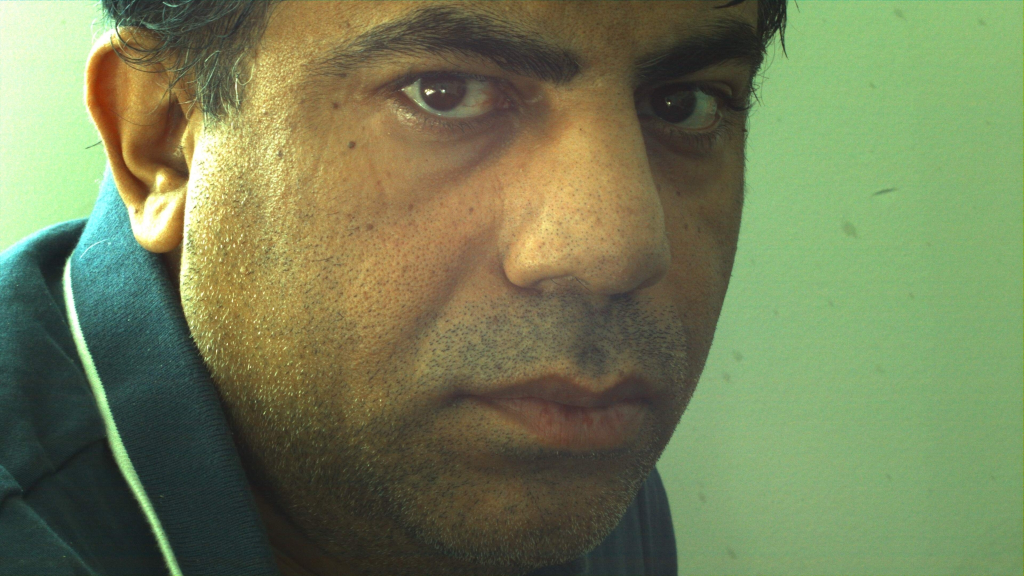
#> input picture KV260/simulation_filters/Filter_Num_3/images/PIC10.JPG, 2048 x 1152 px, given in place of out.png, which was not available (shown at 1/2 size)
$ python compare.py out.png ../images/PIC10.JPG
#> lines starting #> are read from the running program, lines starting #| are printed output that depends on the picture; long printed decimals are rounded
"""Measure complete decoded images at native resolution. Python 3, NumPy and Pillow."""
import argparse
import hashlib
from pathlib import Path

import numpy as np
from PIL import Image


def gaussian_valid(image):
    """11x11 separable Gaussian, sigma 1.5. Return only complete windows."""
    axis = np.arange(-5, 6, dtype=np.float64)
    weights = np.exp(-0.5 * (axis / 1.5) ** 2)
    weights /= weights.sum()
    height, width = image.shape
    horizontal = np.zeros((height, width - 10), dtype=np.float64)
    for offset, weight in enumerate(weights):
        horizontal += weight * image[:, offset:offset + width - 10]
    result = np.zeros((height - 10, width - 10), dtype=np.float64)
    for offset, weight in enumerate(weights):
        result += weight * horizontal[offset:offset + height - 10]
    return result


def ssim_luma(actual, reference):
    # Full-range BT.601 luma; population variance, K1=.01, K2=.03, L=255.
    coefficients = np.array([0.299, 0.587, 0.114])
    a, b = actual @ coefficients, reference @ coefficients
    ma, mb = gaussian_valid(a), gaussian_valid(b)
    va = gaussian_valid(a*a) - ma*ma
    vb = gaussian_valid(b*b) - mb*mb
    cov = gaussian_valid(a*b) - ma*mb
    c1, c2 = (0.01*255)**2, (0.03*255)**2
    local = ((2*ma*mb + c1) / (ma*ma + mb*mb + c1)
             * (2*cov + c2) / (va + vb + c2))
    return float(local.mean())


def measure(output, reference):
    with Image.open(output) as image, Image.open(reference) as target:
        if image.size != target.size:
            raise ValueError(f"Raster dimensions differ: {image.size} versus {target.size}")
        a = np.asarray(image.convert("RGB"))
        b = np.asarray(target.convert("RGB"))
    error = a.astype(np.int16) - b
    mse = float(np.square(error, dtype=np.float64).mean())
    return dict(width=a.shape[1], height=a.shape[0], pixels=a.shape[0]*a.shape[1],
                mae=float(np.abs(error).mean()), mse=mse,
                psnr=float(10*np.log10(255**2/mse)) if mse else float("inf"),
                ssim=ssim_luma(a, b), exact=int(np.all(a == b, axis=2).sum()),
                max_error=int(np.abs(error).max()),
                rgb_sha256=hashlib.sha256(a.tobytes()).hexdigest())


def report(output, reference):
    m = measure(output, reference)
#> in measure, image is the input picture: PIL image 2048x1152 RGB; mean R, G, B 115.7, 125.6, 87.1
#> in measure, `error = a.astype(np.int16) - b`: error: shape (1152, 2048, 3) int16; every value is 0
#> in measure, `mse = float(np.square(error, dtype=np.float64).mean())`: mse = 0
#> in ssim_luma, `a, b = actual @ coefficients, reference @ coefficients`:
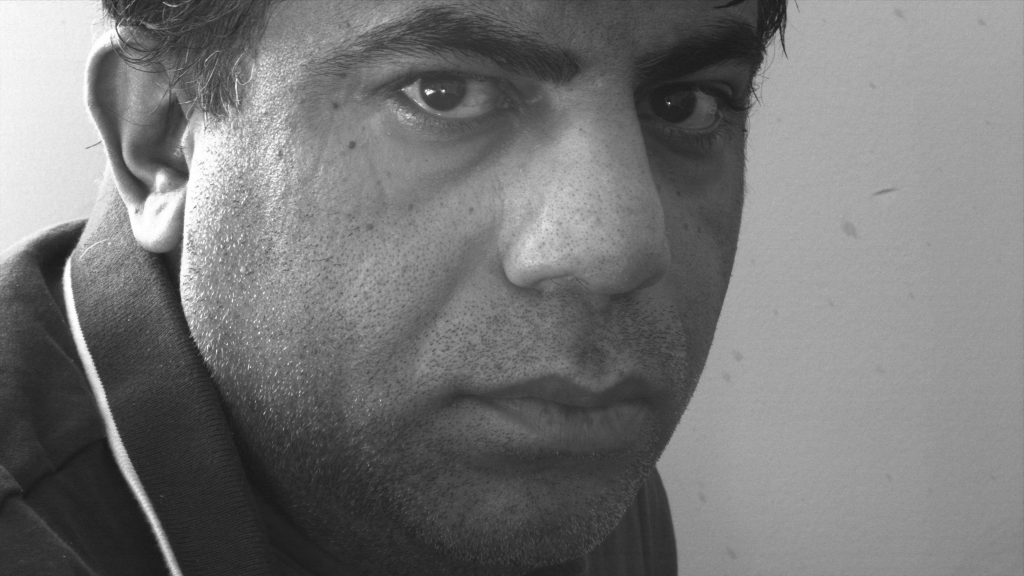
#> a: shape (1152, 2048) float64 (shown at 1/2 size); min 21.84, max 255, mean 118.2
#> the loop in gaussian_valid, `for offset, weight in enumerate(weights):` made 11 passes
#> pass 1, in gaussian_valid, `horizontal += weight * image[:, offset:offset + width - 10]`:
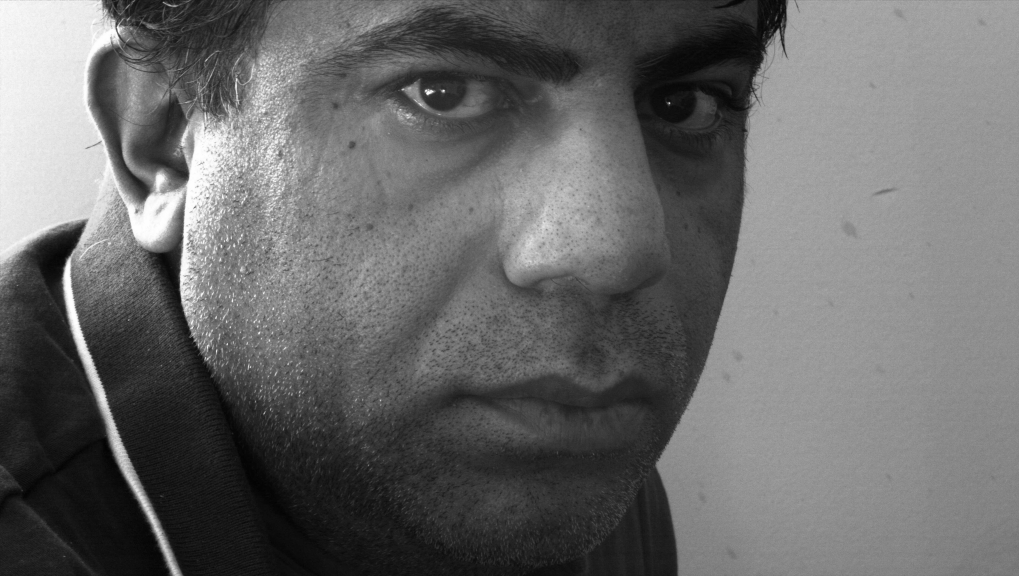
#> horizontal: shape (1152, 2038) float64 (shown at 1/2 size); min 0.0225, max 0.262, mean 0.121; drawn with min black and max white
#> the loop in gaussian_valid, `for offset, weight in enumerate(weights):` made 11 passes
#> pass 1, in gaussian_valid, `result += weight * horizontal[offset:offset + height - 10]`:
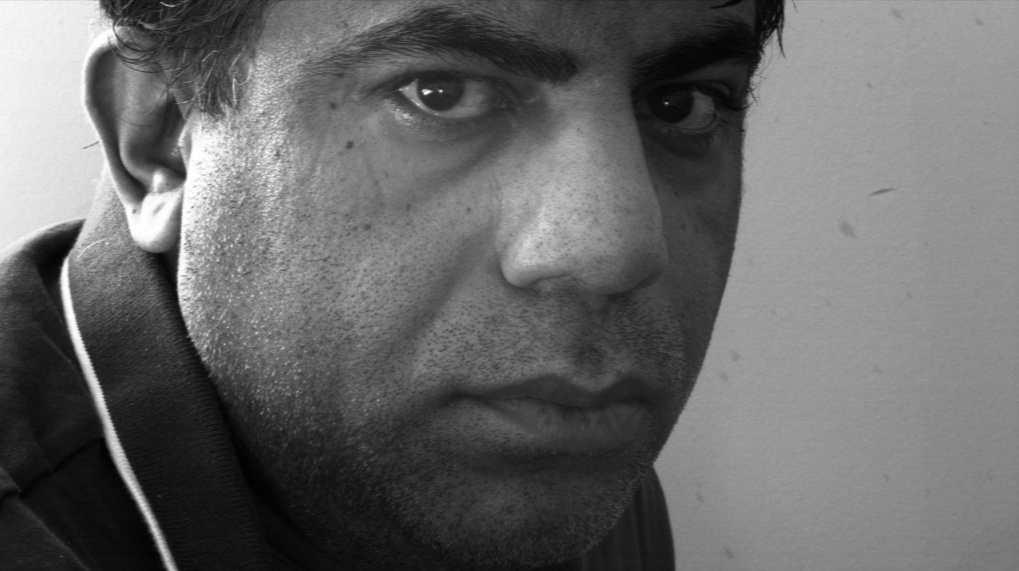
#> result: shape (1142, 2038) float64 (shown at 1/2 size); min 0.0248, max 0.262, mean 0.122; drawn with min black and max white
#> the loop in gaussian_valid (call 2), `for offset, weight in enumerate(weights):` made 11 passes
#> weight on passes 1 to 11: 0.00103, 0.0076, 0.036, 0.109, 0.213, 0.266, 0.213, 0.109, 0.036, 0.0076, 0.00103
#> the loop in gaussian_valid (call 3), `for offset, weight in enumerate(weights):` made 11 passes
#> pass 1, in gaussian_valid (call 3), `horizontal += weight * image[:, offset:offset + width - 10]`:
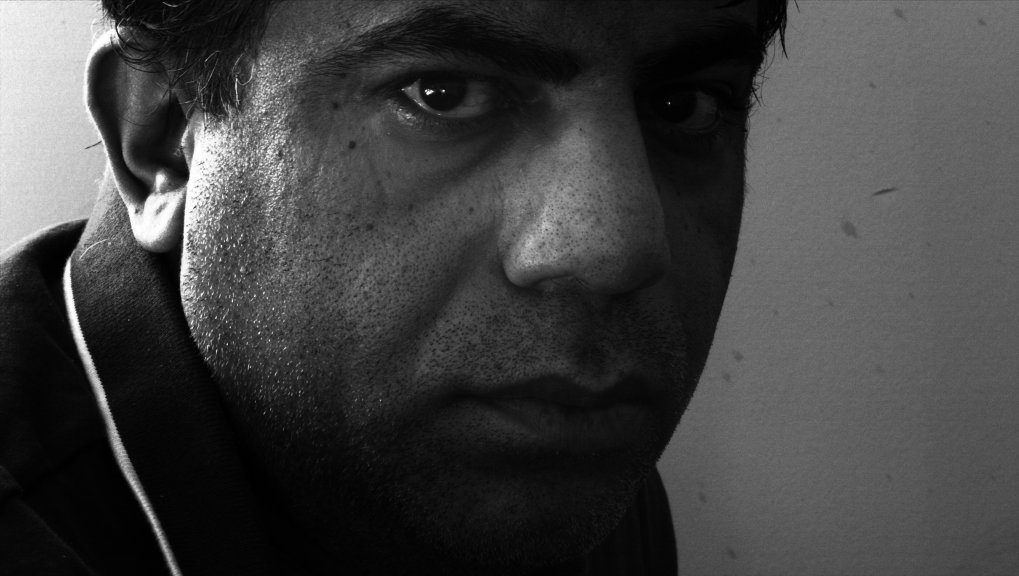
#> horizontal: shape (1152, 2038) float64 (shown at 1/2 size); min 0.49, max 66.87, mean 17.3; drawn with min black and max white
#> after the loop in gaussian_valid (call 3), `for offset, weight in enumerate(weights):`:
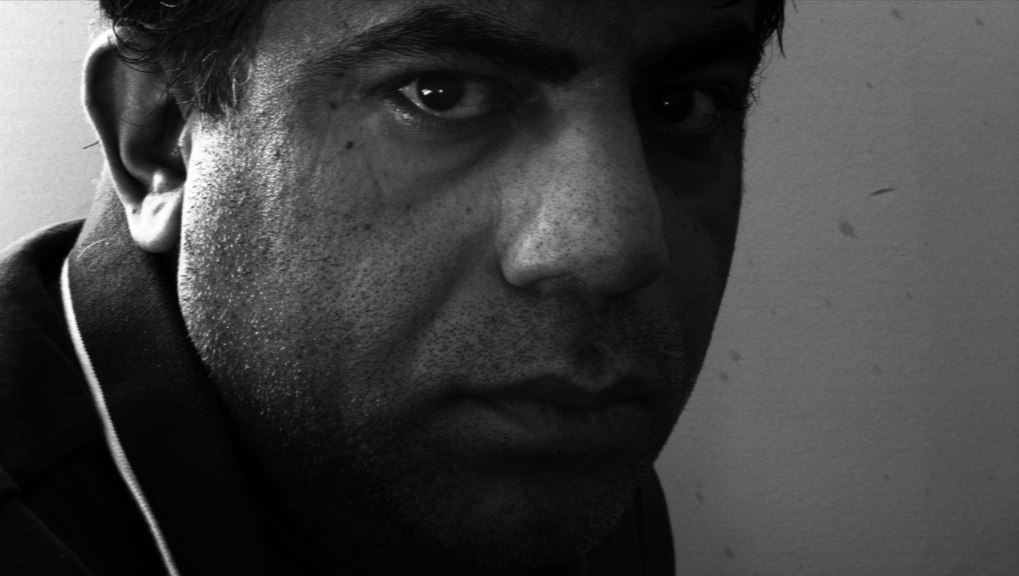
#> horizontal: shape (1152, 2038) float64 (shown at 1/2 size); min 583.4, max 65024.4, mean 16826.6; drawn with min black and max white
#> in ssim_luma, `va = gaussian_valid(a*a) - ma*ma`:
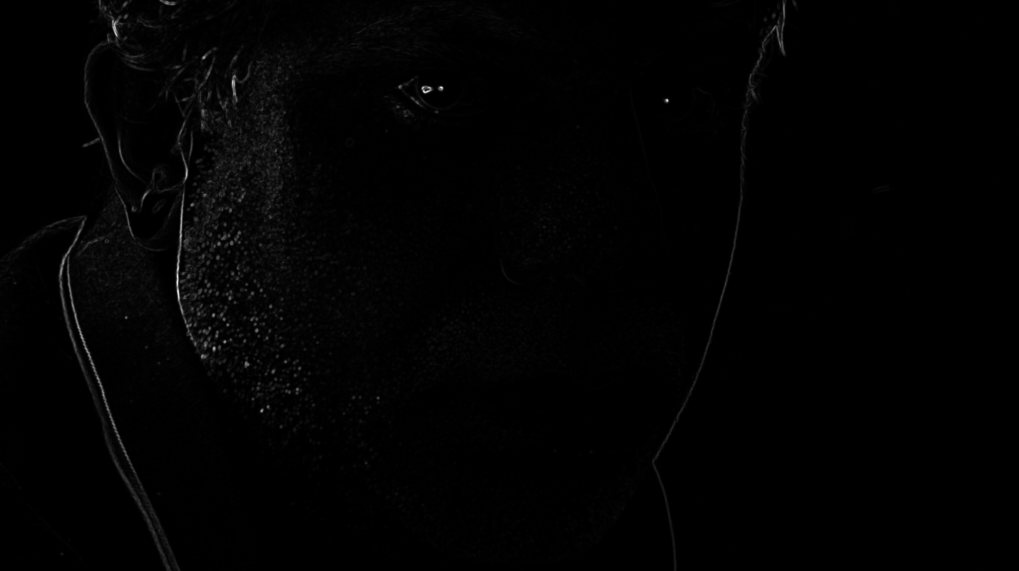
#> va: shape (1142, 2038) float64 (shown at 1/2 size); min 0.0126, max 4813.5, mean 49.8; drawn with min black and max white
#> in ssim_luma, `local = ((2*ma*mb + c1) / (ma*ma + mb*mb + c1) * (2*cov + c2) / (va + ..`: local: shape (1142, 2038) float64; every value is 1
#> m = 10 items
    print(f"{output.name} vs {reference.name}\n"
          f"Raster {m['width']} x {m['height']}  |  pixels {m['pixels']:,}\n"
          f"RGB MAE {m['mae']:.5f} / 255  |  RGB PSNR {m['psnr']:.4f} dB\n"
          f"Luma SSIM {m['ssim']:.6f}  |  exact RGB pixels {m['exact']:,}\n"
          f"Maximum channel error {m['max_error']} / 255\n"
          f"Output decoded RGB SHA-256 {m['rgb_sha256']}")
#| out.png vs PIC10.JPG
#| Raster 2048 x 1152  |  pixels 2,359,296
#| RGB MAE 0 / 255  |  RGB PSNR inf dB
#| Luma SSIM 1.000  |  exact RGB pixels 2,359,296
#| Maximum channel error 0 / 255
#| Output decoded RGB SHA-256 cc4feec503ff8db8859d5ee537460c3d23fedb03029ad869f5ad13259a66ae57
    return m


if __name__ == "__main__":
    parser = argparse.ArgumentParser(description=__doc__)
    parser.add_argument("output", type=Path)
    parser.add_argument("reference", type=Path)
    args = parser.parse_args()
    report(args.output, args.reference)

$ run again, on KV260/simulation_filters/Filter_Num_3/images/PIC2.JPG
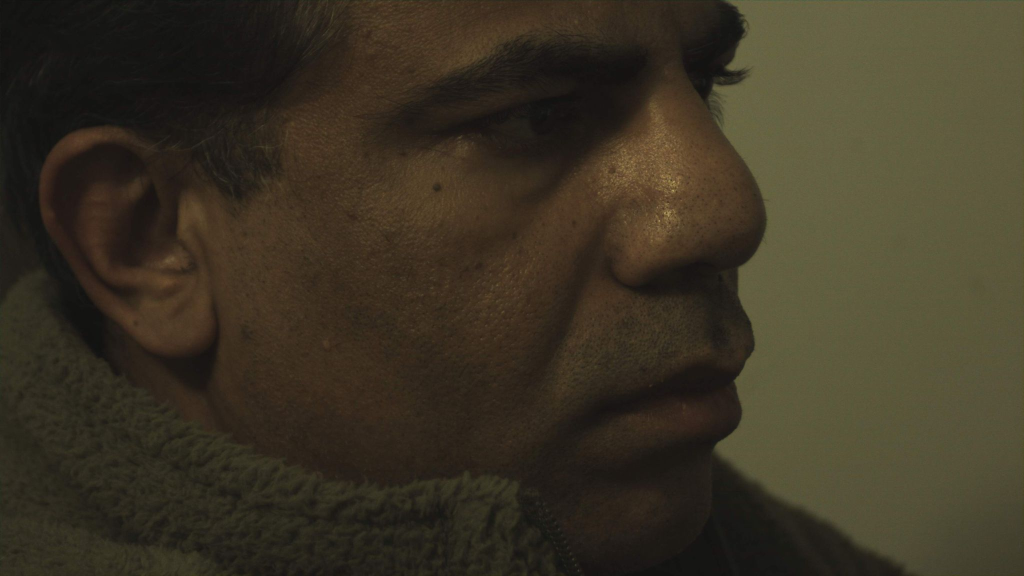
#> input picture KV260/simulation_filters/Filter_Num_3/images/PIC2.JPG, 2048 x 1152 px, given in place of out.png, which was not available (shown at 1/2 size)
#> in measure, image is the input picture: PIL image 2048x1152 RGB; mean R, G, B 59.4, 52.1, 36.7
#> error: shape (1152, 2048, 3) int16; every value is 0
#> mse = 0
#> the loop in gaussian_valid (call 2), `for offset, weight in enumerate(weights):` made 11 passes
#> weight on passes 1 to 8: 0.00103, 0.0076, 0.036, 0.109, 0.213, 0.266, 0.213, 0.109
#> after the loop in gaussian_valid (call 3), `for offset, weight in enumerate(weights):`:
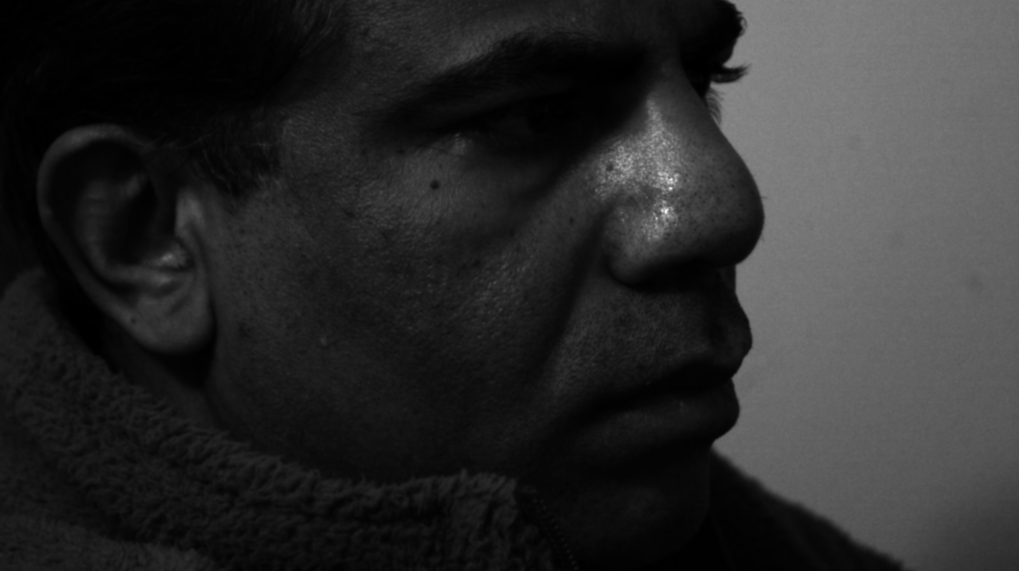
#> result: shape (1142, 2038) float64 (shown at 1/2 size); min 311.3, max 18170.4, mean 3325.3; drawn with min black and max white
#> in ssim_luma, `va = gaussian_valid(a*a) - ma*ma`:
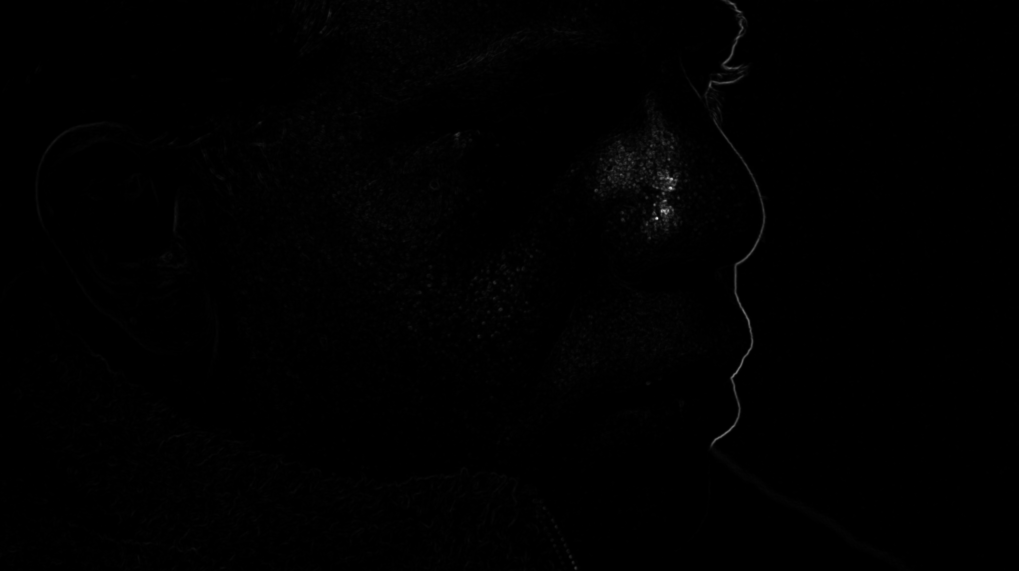
#> va: shape (1142, 2038) float64 (shown at 1/2 size); min -5.68e-13, max 859.8, mean 4.4; drawn with min black and max white
#> local: shape (1142, 2038) float64; every value is 1
#> m = 10 items
#| out.png vs PIC2.JPG
#| Raster 2048 x 1152  |  pixels 2,359,296
#| RGB MAE 0 / 255  |  RGB PSNR inf dB
#| Luma SSIM 1.000  |  exact RGB pixels 2,359,296
#| Maximum channel error 0 / 255
#| Output decoded RGB SHA-256 b0f72c38decfe42ea00c08239bb384a1d951931160ea48f7a815b3d00b89aec1

$ run again, on KV260/simulation_filters/Filter_Num_3/images/PIC3.JPG
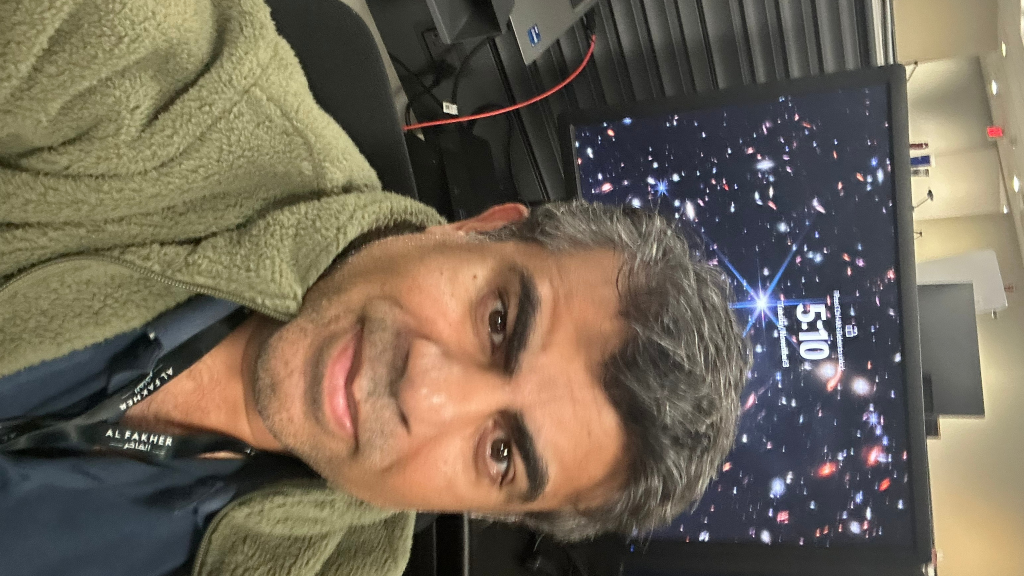
#> input picture KV260/simulation_filters/Filter_Num_3/images/PIC3.JPG, 2048 x 1152 px, given in place of out.png, which was not available (shown at 1/2 size)
#> in measure, image is the input picture: PIL image 2048x1152 RGB; mean R, G, B 111.1, 100.5, 84.9
#> error: shape (1152, 2048, 3) int16; every value is 0
#> mse = 0
#> the loop in gaussian_valid, `for offset, weight in enumerate(weights):` made 11 passes
#> pass 1, in gaussian_valid, `result += weight * horizontal[offset:offset + height - 10]`:
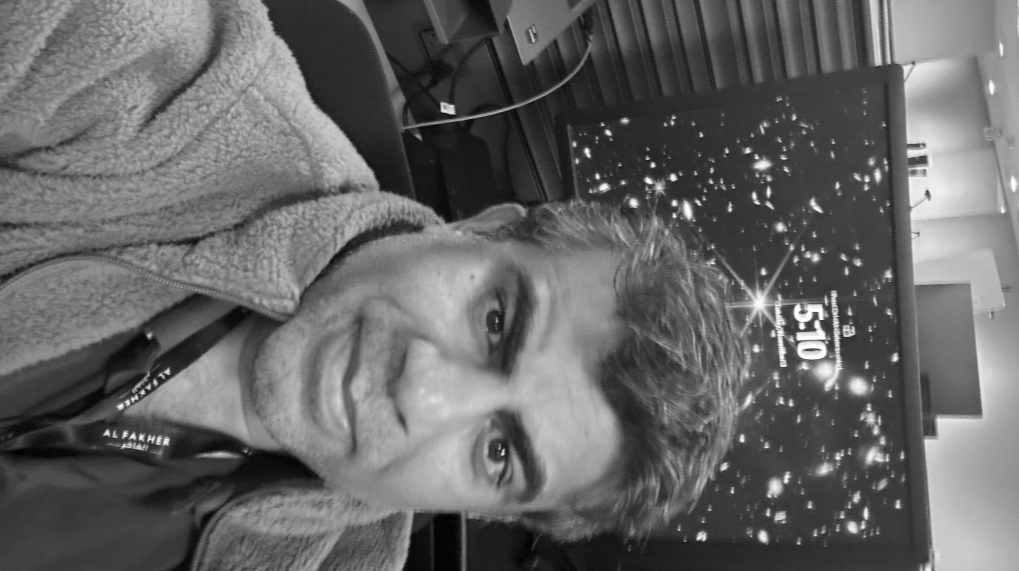
#> result: shape (1142, 2038) float64 (shown at 1/2 size); min 0.000894, max 0.261, mean 0.105; drawn with min black and max white
#> the loop in gaussian_valid (call 2), `for offset, weight in enumerate(weights):` made 11 passes
#> weight on passes 1 to 8: 0.00103, 0.0076, 0.036, 0.109, 0.213, 0.266, 0.213, 0.109
#> in ssim_luma, `va = gaussian_valid(a*a) - ma*ma`:
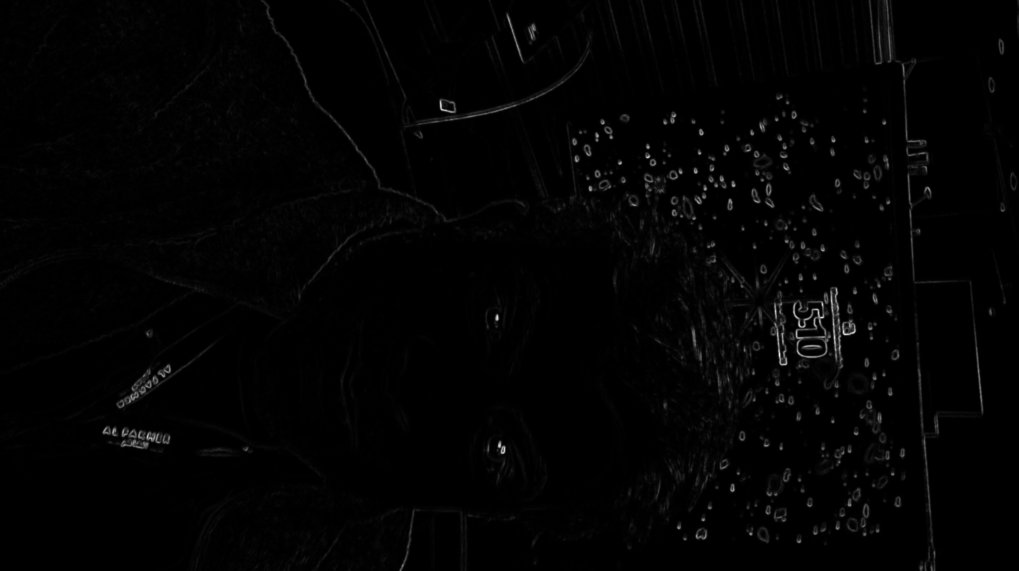
#> va: shape (1142, 2038) float64 (shown at 1/2 size); min 0.497, max 9910.4, mean 130; drawn with min black and max white
#> local: shape (1142, 2038) float64; every value is 1
#> m = 10 items
#| out.png vs PIC3.JPG
#| Raster 2048 x 1152  |  pixels 2,359,296
#| RGB MAE 0 / 255  |  RGB PSNR inf dB
#| Luma SSIM 1.000  |  exact RGB pixels 2,359,296
#| Maximum channel error 0 / 255
#| Output decoded RGB SHA-256 c057ef7cd422ff9d76ae70afaa99eccaf439b38ae316297a02d3a3299ce56cba
